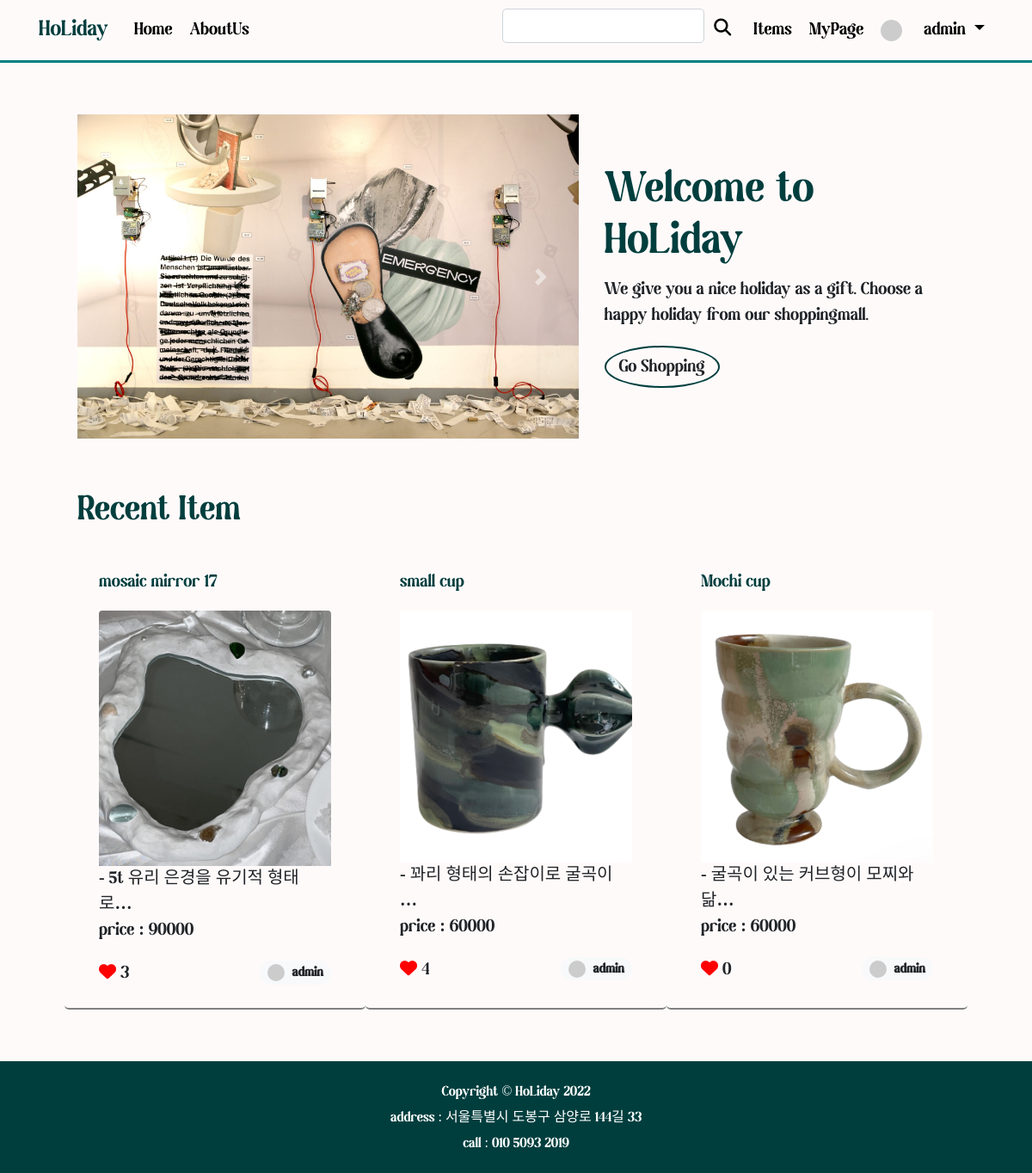
The page / (signed in) on the database its author committed.
### shoppingmall_main/models.py (models this page shows, shortened)
class ShoppingItem(models.Model):
    created_at = models.DateTimeField(auto_now_add=True)
    updated_at = models.DateTimeField(auto_now=True)
    title = models.CharField(max_length=50) # 상품 이름
    information = MarkdownxField() # 상품 설명
    price = models.IntegerField() # 가격
    like_users = models.ManyToManyField(User,related_name='like_shopping',blank=True)
    head_image = models.ImageField(upload_to='shoppingmall_main/images/%Y/%m/%d/', blank=True) # 상품 이미지
    author = models.ForeignKey(User, null=True, on_delete=models.SET_NULL)
    m_company = models.ForeignKey(Company, null=True, on_delete=models.SET_NULL) # 제조사
    category = models.ForeignKey(Category, null=True, blank=True, on_delete=models.CASCADE) # 카테고리
    product_number = models.IntegerField() # 그 외 상품번호
    tags = models.ManyToManyField(ColorTag,blank=True) # 다대다 관계
    def get_absolute_url(self):
        return f'/shoppingmall_main/{self.pk}/'
    def get_avatar_url(self):
        if self.author.socialaccount_set.exists():
            return self.author.socialaccount_set.first().get_avatar_url()
        else:
            return 'https://dummyimage.com/50x50/ced4da/6c757d.jpg'

### single_page/views.py (the view)
# urls.py: path('',views.landing),
def landing(request):
    recent_posts = ShoppingItem.objects.order_by('-pk')[:3]
    return render(request,'single_page/landing.html',{
        'recent_posts' : recent_posts,
    })

### single_page/templates/single_page/landing.html (shortened to what this page needs)
<!DOCTYPE html>
{% load static %}
<head>
    <link href="{% static 'single_page/bootstrap4/css/bootstrap.min.css' %}" rel="stylesheet" media="screen">
    <link href="{% static 'single_page/css/style.css' %}"   rel="stylesheet" media="screen" >
</head>
      {% include 'shoppingmall_main/navbar.html' %}
    <div class="container px-4 px-lg-5" >
        <div class="row gx-4 gx-lg-5 align-items-center my-5">
            <div class="col-lg-7">
                <div id="carouselExampleIndicators" class="carousel slide" data-ride="carousel">
                    <div class="carousel-inner">
                    <div class="carousel-item active">
                        <img src="{% static 'single_page/images/cava8.jpg' %}" class="d-block w-100" alt="...">
                    </div>
                    </div>
                    <a class="carousel-control-prev" href="#carouselExampleIndicators" role="button" data-slide="prev">
                    <span class="carousel-control-prev-icon" aria-hidden="true"></span>
                    </a>
                    <a class="carousel-control-next" href="#carouselExampleIndicators" role="button" data-slide="next">
                    <span class="carousel-control-next-icon" aria-hidden="true"></span>
                    </a>
                </div>
            </div>
            <div class="col-lg-5">
                <h1 class="font-weight-light" style=" color:rgb(0, 62, 62) ;">Welcome to HoLiday</h1>
                <p>We give you a nice holiday as a gift. Choose a happy holiday from our shoppingmall.</p>
                <a id="go-shopping" href="/shoppingmall_main/" role="button" class="btn"  style="background-color : snow; border: 2px rgb(0,62,62) solid;border-radius:50%">
               Go Shopping</a>
            </div>
        </div>
        <h2 style="color: rgb(0, 62, 62)">Recent Item</h2>
        <div class="row gx-4 gx-lg-5">
            {% for post in recent_posts %}
            <div class=" card col-md-4 mb-5" style="background-color:snow;border:none;border-bottom : 2px solid gray">
                <div class="card" style="background-color:snow;border:none">
                    <div class="card-body">
                        <h3 class="card-title"><a href="{{post.get_absolute_url}}" >
                            {{post.title}}
                        </a></h3>
                         <img class="card-img-top" src="{{post.head_image.url}}">
                        <p class="card-text" >{{post.information | truncatechars:20}}
                           <br>price : {{post.price}}</p>
                        <span class="badge badge-pill badge-light float-right">
                        <img class="rounded-circle mr-1 " width="20px" src="{{post.get_avatar_url}}">
                        {{post.author.username}}
                    </span>
                        <i class="fa-solid fa-heart" style="color : red"></i>
                        {{post.like_users.count}}
                    </div>
                </div>
            </div>
            {% endfor %}
        </div>
    </div>
        <div class="bottom">
            {% include 'shoppingmall_main/footer.html' %}
        </div>
</body>
</html>

### shoppingmall_main/templates/shoppingmall_main/navbar.html (shortened to what this page needs)
{% load static %}
<head>
     <link href="{% static 'shoppingmall_main/css/style.css' %}"   rel="stylesheet" media="screen" >
</head>
{% load socialaccount %}
    <container >
    <nav class="navbar navbar-expand-lg"
         style="background-color: snow;
         border-bottom:solid 3px teal">
    <div class="container">
        <a class="navbar-brand " href="/" style="color: rgb(0, 62, 62)">HoLiday</a>
        <div class="collapse navbar-collapse" id="navbarNavDropdown">
            <div class="navbar-nav">
                <a class="nav-link" href="/" >Home</a>
                <a class="nav-link" href="/about_me/">AboutUs</a>
            </div>
        </div>
        <div class="collapse navbar-collapse  justify-content-end" id="navbarNavDropdown">
            <div class="navbar-nav">
                <input id="search-input" class="form-control" type="text"  aria-label="Enter search term..." aria-describedby="button-search" style="font-size:15px " />
                <button class="ml-1"style="color:black ; font-size:15px ;border:none;background-color:snow" id="button-search" type="button" onclick="searchPost()" >
                    <i class="fa-solid fa-magnifying-glass"></i>
                </button>
                <a class="nav-link ml-2" href="/shoppingmall_main/" >Items</a>
              {% if user.is_authenticated %}
                <a class="nav-link" href="/mypage/">MyPage</a>
                  <li class="nav-item dropdown">
                    <a class="nav-link dropdown-toggle" href="#" id="navbarDropdownMenuLink" role="button" data-toggle="dropdown" aria-haspopup="true" aria-expanded="false">
                      {% if user.socialaccount_set.all.0.get_avatar_url %}
                        <img class="rounded-circle mr-3" src="{{ user.socialaccount_set.all.0.get_avatar_url }}" width="25px">
                      {% else %}
                        <img class="rounded-circle mr-3" src="https://dummyimage.com/50x50/ced4da/6c757d.jpg" width="25px">
                      {% endif %}
                      {{user.username}}
                    </a>
                  </li>
                  {% else %}
                  <li class="nav-item">
                    <a href="#" class="nav-link" data-toggle="modal" data-target="#loginModal">LogIn</a>
                  </li>
                  {% endif %}
                    </div>
        </div>
      </div>
    </nav>
    </container>

### single_page/static/single_page/css/style.css (style rules this page uses)
* { font-family: 'Magilio'; font-size: 20px; font-weight: 550; }
nav a { color: rgb(0, 62, 62) }
a { color: rgb(0, 62, 62) }

### shoppingmall_main/static/shoppingmall_main/css/style.css (style rules this page uses)
.card { border: 2px solid gray; }
* { font-family: 'Magilio'; font-size: 20px; font-weight: 550; }
nav a { color: black; }

### rows shown on the page
ShoppingItem: title "mosaic mirror 17", head_image (picture), information "- 5t 유리 은경을 유기적 형태로…", price "90000", author.username "admin", like_users.count "3"
ShoppingItem: title "small cup", head_image (picture), information "- 꽈리 형태의 손잡이로 굴곡이 …", price "60000", author.username "admin", like_users.count "4"
ShoppingItem: title "Mochi cup", head_image (picture), information "- 굴곡이 있는 커브형이 모찌와 닮…", price "60000", author.username "admin", like_users.count "0"

### other values the page prints
{{ user.username }} "admin"
